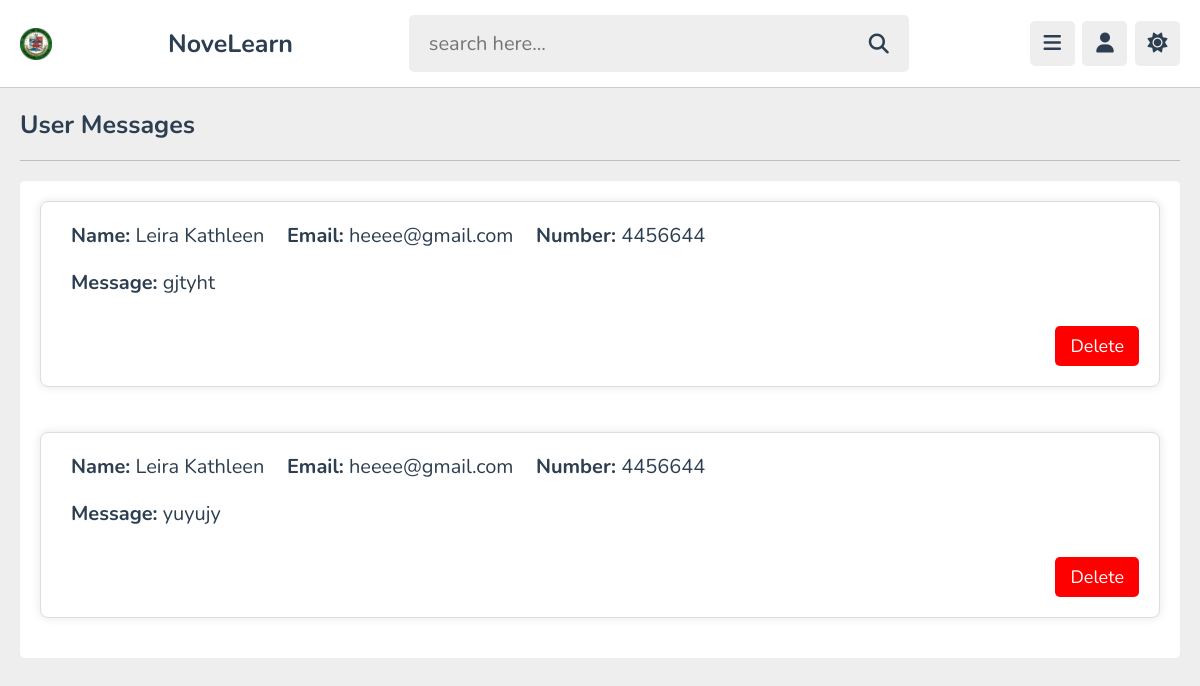
The page /admin/messages.php (signed in) on the database its author committed.
### tables this page shows
CREATE TABLE `contact` (
  `id` varchar(20) NOT NULL,
  `tutor_id` varchar(20) NOT NULL,
  `name` varchar(50) NOT NULL,
  `email` varchar(50) NOT NULL,
  `number` int(10) NOT NULL,
  `message` varchar(1000) NOT NULL
);

### admin/messages.php (the view, shortened to what this page needs)
<?php
include '../components/connect.php';
$select_messages = $conn->prepare("SELECT * FROM `contact` ORDER BY id DESC");
$select_messages->execute();
$messages = $select_messages->fetchAll(PDO::FETCH_ASSOC);
?>
<!DOCTYPE html>
<html lang="en">
<head>
   <link rel="stylesheet" href="https://cdnjs.cloudflare.com/ajax/libs/font-awesome/6.2.0/css/all.min.css">
   <link rel="stylesheet" href="../css/admin_style.css">
</head>
<body>
<?php include '../components/admin_header.php'; ?>
<section class="comments">
   <h1 class="heading">User Messages</h1>
   <div class="show-comments">
      <?php if (count($messages) > 0): ?>
         <?php foreach ($messages as $message): ?>
            <div class="box">
               <div class="content">
                  <p><strong>Name:</strong> <?= htmlspecialchars($message['name']); ?></p>
                  <p><strong>Email:</strong> <?= htmlspecialchars($message['email']); ?></p>
                  <p><strong>Number:</strong> <?= htmlspecialchars($message['number']); ?></p>
               </div>
               <div class="content">
                  <p><strong>Message:</strong> <?= htmlspecialchars($message['message']); ?></p>
               </div>
               <div class="message-actions">
                  <a href="delete_message.php?id=<?= $message['id']; ?>" onclick="return confirm('Are you sure you want to delete this message?');" class="inline-delete-btn">Delete</a>
               </div>
            </div>
         <?php endforeach; ?>
      <?php else: ?>
         <p class="empty">No messages found!</p>
      <?php endif; ?>
   </div>
</section>
</body>
</html>

### css/admin_style.css (style rules this page uses)
:root { --main-color:#2D452F; --red:#e74c3c; --oragen:#f39c12; --white:#fff; --black:#2c3e50; --light-color:#888; --light-bg:#eee; --border:.1rem solid rgba(0,0,0,.2); }
* { font-family: 'Nunito', sans-serif; margin: 0; padding: 0; box-sizing: border-box; outline: none; border: none; text-decoration: none; }
html { font-size: 62.5%; overflow-x: hidden; }
body { background-color: var(--light-bg); padding-left: 30rem; }
section { padding:2rem; max-width: 1200px; margin: 0 auto; }
.btn, .option-btn, .delete-btn, .inline-btn, .inline-option-btn, .inline-delete-btn { border-radius: .5rem; padding: 1rem 3rem; font-size: 1.8rem; color: #fff; margin-top: 1rem; text-transform: capitalize; cursor: pointer; text-align: center; }
.inline-btn, .inline-option-btn, .inline-delete-btn { display: inline-block; }
.delete-btn, .inline-delete-btn { background-color: var(--red); }
.heading { padding-bottom: 1.8rem; border-bottom: var(--border); font-size: 2.5rem; color: var(--black); text-transform: capitalize; margin-bottom: 2rem; }
.comments .show-comments { background-color: var(--white); border-radius: .5rem; padding: 2rem; display: grid; gap: 2.5rem; }
.comments .show-comments .content { margin-bottom: 2rem; }
.comments .show-comments .content p { font-size: 2rem; color: var(--black); padding: 0 1rem; display: inline-block; }
@media (max-width:1200px) { body { padding-left: 0; } }

### admin/messages.php (style rules this page uses)
.show-comments { margin-bottom: 20px; }
.comments { margin-bottom: 50px; }
.box { background-color: #fff; padding: 20px; margin-bottom: 20px; border: 1px solid #ddd; border-radius: 8px; box-shadow: 0 0 10px rgba(0, 0, 0, 0.1); }
.content { margin-bottom: 15px; }
.message-actions { text-align: right; }
.inline-delete-btn { background-color: red; color: white; padding: 8px 15px; text-decoration: none; border-radius: 5px; }

### rows shown on the page
contact: name "Leira Kathleen", email "heeee@gmail.com", number "4456644", message "gjtyht"
contact: name "Leira Kathleen", email "heeee@gmail.com", number "4456644", message "yuyujy"
